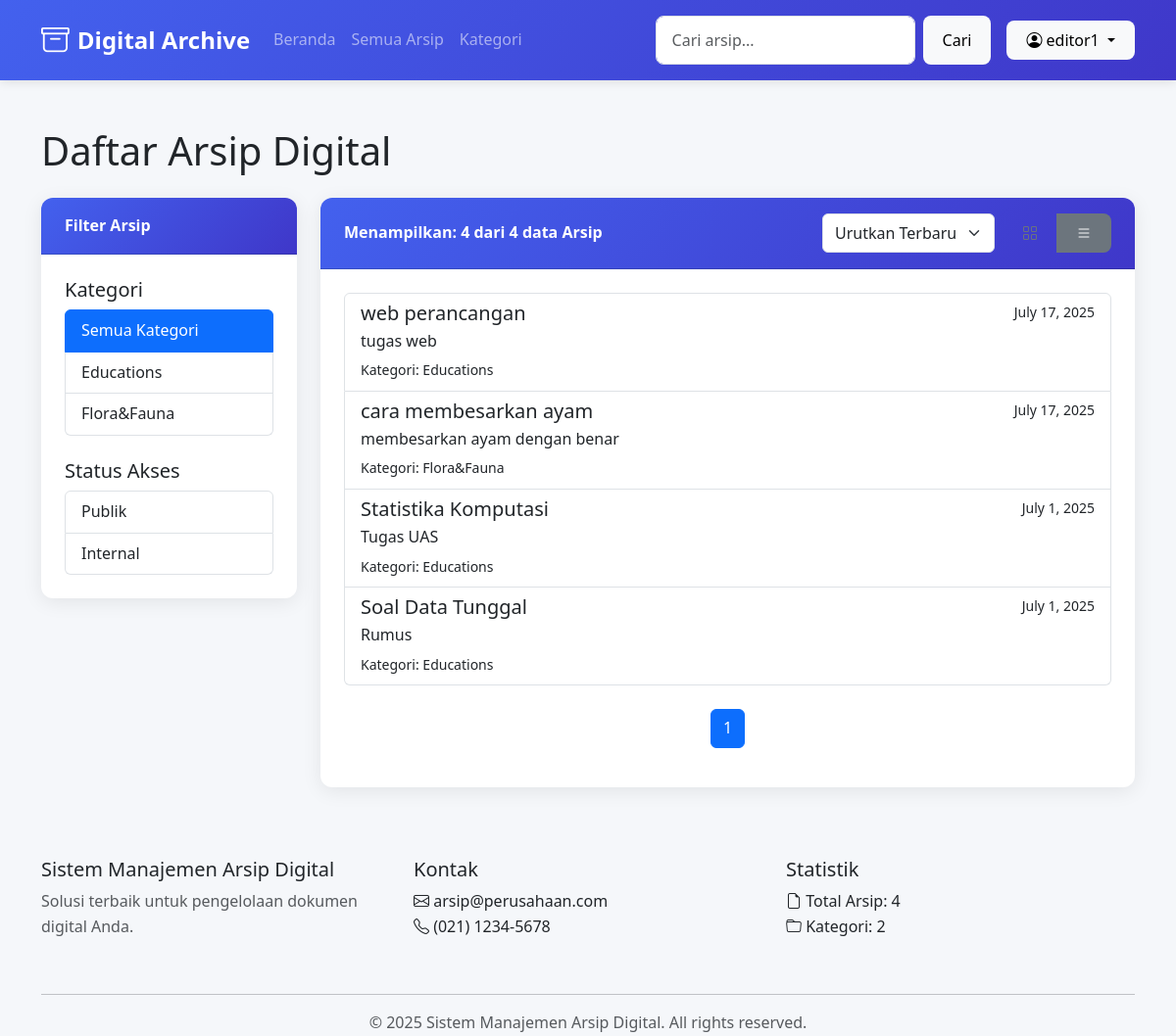
The page /arsip/ (signed in) on the database its author committed.
### arsip/models.py (models this page shows, shortened)
class Kategori(models.Model):
    nama = models.CharField(max_length=100, unique=True)
    deskripsi = models.TextField(blank=True, null=True)

class Arsip(models.Model):
    STATUS_VERIFIKASI = (
        ('pending', 'Pending'),
        ('ditolak', 'Ditolak'),
        ('diterima', 'Diterima'),
    )
    STATUS_AKSES_CHOICES = [
        ('publik', 'Publik'),
        ('internal', 'Internal'),
    ]
    judul_arsip = models.CharField(max_length=255, blank=True, null=True, default="")
    kode_arsip = models.CharField(max_length=50, blank=True, null=True, unique=True)
    deskripsi = models.TextField(blank=True, null=True, default="")
    kategori = models.ForeignKey(Kategori, on_delete=models.SET_NULL, blank=True, null=True)
    tags = models.ManyToManyField(Tag, blank=True)
    tanggal_dibuat = models.DateField()
    tanggal_diterima = models.DateField()
    pembuat = models.CharField(max_length=100, blank=True, null=True)
    lokasi_fisik = models.CharField(max_length=100, blank=True, null=True)
    lokasi_digital = models.FileField(upload_to=arsip_upload_path)
    format_file = models.CharField(max_length=10, blank=True)
    ukuran_file = models.IntegerField(blank=True, null=True)  # Dalam bytes
    status_akses = models.CharField(
        max_length=20,
        choices=STATUS_AKSES_CHOICES,
        default='internal'
    )
    dibuat_oleh = models.ForeignKey(User, on_delete=models.SET_NULL, null=True)
    timestamp_input = models.DateTimeField(auto_now_add=True)
    last_updated = models.DateTimeField(auto_now=True)
    versi = models.PositiveIntegerField(default=1)
    diakses = models.PositiveIntegerField(default=0)
    class Meta:
        verbose_name = "Arsip Digital"
        verbose_name_plural = "Arsip Digital"
        ordering = ['-tanggal_diterima']
    status_verifikasi = models.CharField(
        max_length=20,
        choices=STATUS_VERIFIKASI,
        default='pending'
    )
    catatan_verifikasi = models.TextField(blank=True, null=True)
    verifikator = models.ForeignKey(
        User,
        on_delete=models.SET_NULL,
        null=True,
        blank=True,
        related_name='arsip_diverifikasi'
    )
    tanggal_verifikasi = models.DateTimeField(null=True, blank=True)
    tracker = FieldTracker(fields=['status_verifikasi'])

### arsip/views.py (the view)
# urls.py: path('arsip/', views.daftar_arsip, name='daftar_arsip'),
def daftar_arsip(request):
    arsip_list = Arsip.objects.filter(status_verifikasi='diterima')
    kategori_id = request.GET.get('kategori')
    status_akses_filter = request.GET.get('status_akses')
    if kategori_id:
        arsip_list = arsip_list.filter(kategori_id=kategori_id)
    if status_akses_filter:
        if status_akses_filter == 'publik':
            arsip_list = arsip_list.filter(status_akses='publik')
        elif status_akses_filter == 'internal':
            if request.user.is_authenticated and hasattr(request.user, 'profile'):
                arsip_list = arsip_list.filter(status_akses='internal')
            else:
                messages.warning(request, "Anda harus login untuk melihat arsip internal.")
                arsip_list = arsip_list.none() # Atau bisa juga redirect ke login page
    else:
        if not request.user.is_authenticated:
            arsip_list = arsip_list.filter(status_akses='publik')
    arsip_list = arsip_list.order_by('-tanggal_diterima')
    paginator = Paginator(arsip_list, 10)
    page_number = request.GET.get('page')
    page_obj = paginator.get_page(page_number)
    kategori_list = Kategori.objects.all().order_by('nama')
    return render(request, 'arsip/daftar_arsip.html', {
        'page_obj': page_obj,
        'kategori_list': kategori_list,
    })

### arsip/views.py (called while the page is built)
def statistik_context(request):
    from .models import Arsip, Kategori
    return {
        'total_arsip': Arsip.objects.count(),
        'total_kategori': Kategori.objects.count(),
    }

### arsip/templates/arsip/daftar_arsip.html (shortened to what this page needs)
{% extends "arsip/base_arsip.html" %}
{% load static %}
{% block content %}
{% if user.is_authenticated %}
<div class="d-flex justify-content-between align-items-center mb-4">
    <h1 class="mb-0">Daftar Arsip Digital</h1>
</div>
{% endif %}
<div class="row mb-4">
    <div class="col-md-3">
        <div class="card">
            <div class="card-header bg-primary text-white">
                Filter Arsip
            </div>
            <div class="card-body">
                <h5 class="card-title">Kategori</h5>
                <div class="list-group">
                    <a href="{% url 'arsip:daftar_arsip' %}"
                        class="list-group-item list-group-item-action{% if not request.GET.kategori %} active{% endif %}">
                        Semua Kategori
                    </a>
                    {% for kategori in kategori_list %}
                    <a href="{% url 'arsip:daftar_arsip' %}?kategori={{ kategori.id }}"
                        class="list-group-item list-group-item-action{% if request.GET.kategori|default:'' == kategori.id|stringformat:'s' %} active{% endif %}">
                        {{ kategori.nama }}
                    </a>
                    {% endfor %}
                </div>
                {% if user.is_authenticated %}
                <h5 class="card-title mt-4">Status Akses</h5>
                <div class="list-group">
                    <a href="{% url 'arsip:daftar_arsip' %}{% if request.GET.kategori %}?kategori={{ request.GET.kategori }}&{% else %}?{% endif %}status_akses=publik"
                        class="list-group-item list-group-item-action {% if request.GET.status_akses == 'publik' %}active{% endif %}">
                        Publik
                    </a>
                    {% if user.profile.role in 'Admin,Editor,Pembuat' %}
                    <a href="{% url 'arsip:daftar_arsip' %}{% if request.GET.kategori %}?kategori={{ request.GET.kategori }}&{% else %}?{% endif %}status_akses=internal"
                        class="list-group-item list-group-item-action {% if request.GET.status_akses == 'internal' %}active{% endif %}">
                        Internal
                    </a>
                    {% endif %}
                </div>
                {% endif %}
            </div>
        </div>
    </div>
    <div class="col-md-9">
        <div class="card">
            <div class="card-header bg-light">
                <div class="d-flex justify-content-between align-items-center">
                    <span> Menampilkan: {{ page_obj.object_list|length }} dari {{ page_obj.paginator.count }} data Arsip</span>
                    <div class="d-flex">
                        <select class="form-select me-2">
                            <option>Urutkan Terbaru</option>
                        </select>
                        <div class="btn-group">
                            <button class="btn btn-outline-secondary"><i class="bi bi-grid"></i></button>
                            <button class="btn btn-secondary"><i class="bi bi-list"></i></button>
                        </div>
                    </div>
                </div>
            </div>
            <div class="card-body">
                <div class="list-group">
                    {% for arsip in page_obj %}
                    <a href="{% url 'arsip:detail_arsip' arsip.id %}" class="list-group-item list-group-item-action">
                        <div class="d-flex w-100 justify-content-between">
                            <h5 class="mb-1">{{ arsip.judul_arsip }}</h5>
                            <small>{{ arsip.tanggal_diterima }}</small>
                        </div>
                        <p class="mb-1">{{ arsip.deskripsi|truncatechars:100 }}</p>
                        <small>Kategori: {{ arsip.kategori.nama }}</small>
                    </a>
                    {% empty %}
                    <div class="alert alert-info">Belum ada arsip.</div>
                    {% endfor %}
                </div>
                <nav class="mt-4">
                    <ul class="pagination justify-content-center">
                        <li class="page-item active"><a class="page-link" href="#">{{ page_obj.number }}</a></li>
                    </ul>
                </nav>
            </div>
        </div>
    </div>
</div>
{% endblock %}

### arsip/templates/arsip/base_arsip.html (shortened to what this page needs)
<!DOCTYPE html>
<html lang="id">
<head>
    <link href="https://cdn.jsdelivr.net/npm/bootstrap@5.3.0/dist/css/bootstrap.min.css" rel="stylesheet">
    <link rel="stylesheet" href="https://cdn.jsdelivr.net/npm/bootstrap-icons@1.8.0/font/bootstrap-icons.css">
    {% load static %}
    <link rel="stylesheet" href="{% static 'style.css' %}">
</head>
<body>
    <nav class="navbar navbar-expand-lg navbar-dark bg-primary">
        <div class="container">
            <a class="navbar-brand" href="{% url 'arsip:beranda' %}">
                <i class="bi bi-archive"></i> Digital Archive
            </a>
            <div class="collapse navbar-collapse" id="navbarNav">
                <ul class="navbar-nav me-auto">
                    <li class="nav-item">
                        <a class="nav-link" href="{% url 'arsip:beranda' %}">Beranda</a>
                    </li>
                    <li class="nav-item">
                        <a class="nav-link" href="{% url 'arsip:daftar_arsip' %}">Semua Arsip</a>
                    </li>
                    <li class="nav-item">
                        <a class="nav-link" href="{% url 'arsip:kategori_list' %}">Kategori</a>
                    </li>
                </ul>
                <form class="d-flex me-2" action="{% url 'arsip:cari_arsip' %}" method="get">
                    <input type="text" class="form-control me-2" name="q" value="{{ query }}" placeholder="Cari arsip...">
                    <button class="btn btn-light me-2" type="submit">Cari</button>
                </form>
                {% if user.is_authenticated %}
                <div class="dropdown">
                    <button class="btn btn-light dropdown-toggle" type="button" id="dropdownMenuButton"
                        data-bs-toggle="dropdown">
                        <i class="bi bi-person-circle"></i> {{ user.username }}
                    </button>
                </div>
                {% else %}
                <a href="{% url 'arsip:login' %}" class="btn btn-light me-2">Login</a>
                {% endif %}
            </div>
        </div>
    </nav>
    <main class="container my-5">
        {% block content %}{% endblock %}
    </main>
    <footer class="footer">
        <div class="container">
            <div class="row">
                <div class="col-md-4 mb-4">
                    <h5>Sistem Manajemen Arsip Digital</h5>
                    <p class="text-muted">Solusi terbaik untuk pengelolaan dokumen digital Anda.</p>
                </div>
                <div class="col-md-4 mb-4">
                    <h5>Kontak</h5>
                    <ul class="list-unstyled">
                        <li><i class="bi bi-envelope"></i> arsip@perusahaan.com</li>
                        <li><i class="bi bi-telephone"></i> (021) 1234-5678</li>
                    </ul>
                </div>
                <div class="col-md-4 mb-4">
                    <h5>Statistik</h5>
                    <ul class="list-unstyled">
                        <li><i class="bi bi-file-earmark"></i> Total Arsip: {{ total_arsip|default:'0' }}</li>
                        <li><i class="bi bi-folder"></i> Kategori: {{ total_kategori|default:'0' }}</li>
                    </ul>
                </div>
            </div>
            <hr>
            <div class="text-center text-muted">
                &copy; {% now "Y" %} Sistem Manajemen Arsip Digital. All rights reserved.
            </div>
        </div>
    </footer>
</body>
</html>

### static/style.css (style rules this page uses)
:root { --primary: #4361ee; --primary-dark: #3a56d4; --secondary: #3f37c9; --success: #4cc9f0; --danger: #f72585; --warning: #f8961e; --light: #f8f9fa; --dark: #212529; --gray: #6c757d; --bg-color: #f5f7fa; --card-shadow: 0 4px 20px rgba(0, 0, 0, 0.08); }
body { font-family: 'Segoe UI', system-ui, -apple-system, sans-serif; background-color: var(--bg-color); color: var(--dark); line-height: 1.6; min-height: 100vh; display: flex; flex-direction: column; }
.navbar { background: linear-gradient(135deg, var(--primary), var(--secondary)); box-shadow: 0 2px 10px rgba(0, 0, 0, 0.1); padding: 0.8rem 1rem; }
.navbar-brand { font-weight: 700; font-size: 1.5rem; display: flex; align-items: center; gap: 0.5rem; }
.navbar-brand i { font-size: 1.8rem; }
.nav-link { font-weight: 500; padding: 0.5rem 1rem; border-radius: 0.5rem; transition: all 0.3s ease; }
.card { border: none; border-radius: 0.75rem; box-shadow: var(--card-shadow); transition: transform 0.3s ease, box-shadow 0.3s ease; overflow: hidden; }
.card-header { background: linear-gradient(135deg, var(--primary), var(--secondary)); color: white; font-weight: 600; padding: 1rem 1.5rem; }
.card-body { padding: 1.5rem; }
.btn { border-radius: 0.5rem; padding: 0.5rem 1.25rem; font-weight: 500; transition: all 0.3s ease; border: none; }
.form-control { border-radius: 0.5rem; padding: 0.75rem 1rem; border: 1px solid #dee2e6; transition: border-color 0.3s ease, box-shadow 0.3s ease; }
.form-control { width: 100%; padding: 0.75rem 1rem; border: 1px solid #dee2e6; border-radius: 0.5rem; transition: all 0.3s ease; font-size: 1rem; line-height: 1.5; }

### rows shown on the page
Kategori: nama "Educations"
Kategori: nama "Flora&Fauna"
Arsip: judul_arsip "web perancangan", tanggal_diterima "July 17, 2025", deskripsi "tugas web", kategori.nama "Educations"
Arsip: judul_arsip "cara membesarkan ayam", tanggal_diterima "July 17, 2025", deskripsi "membesarkan ayam dengan benar", kategori.nama "Flora&Fauna"
Arsip: judul_arsip "Statistika Komputasi", tanggal_diterima "July 1, 2025", deskripsi "Tugas UAS", kategori.nama "Educations"
Arsip: judul_arsip "Soal Data Tunggal", tanggal_diterima "July 1, 2025", deskripsi "Rumus", kategori.nama "Educations"

### other values the page prints
{{ user.username }} "editor1"
{{ page_obj.object_list|length }} "4"
{{ page_obj.paginator.count }} "4"
{{ page_obj.number }} "1"
{{ total_arsip|default:'0' }} "4"
{{ total_kategori|default:'0' }} "2"
